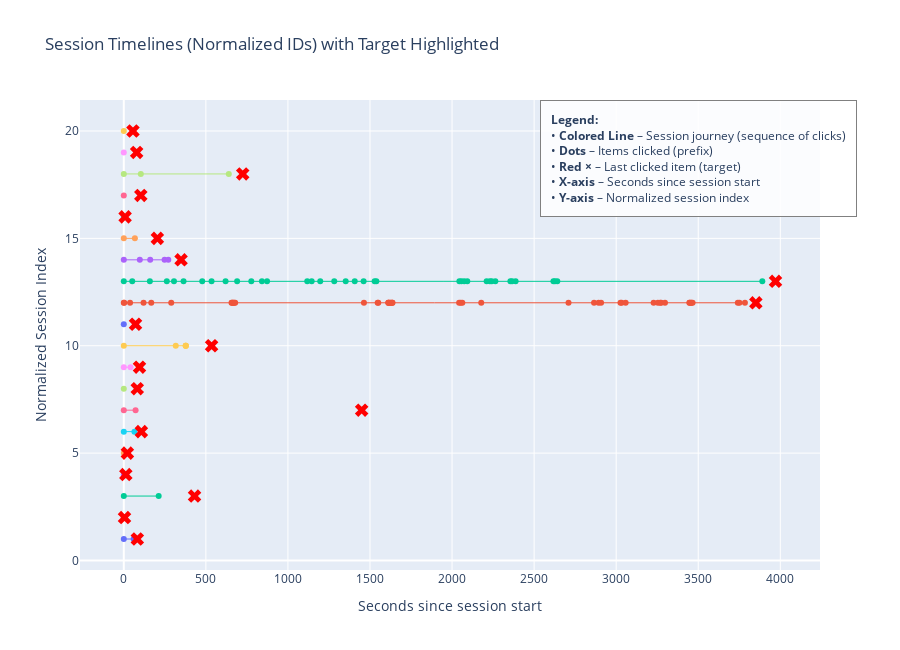

Notebook code for this chart:
### Code cell
fig.update_layout(
    title="Session Timelines (Normalized IDs) with Target Highlighted",
    xaxis_title="Seconds since session start",
    yaxis_title="Normalized Session Index",
    height=650,
    showlegend=False
)

### Figure 1 — Plotly figure (JSON) as saved in the notebook; plotly's stock layout.template omitted (floating-point values rounded to 4 significant figures)
{"data": [{"hoverinfo": "text", "hovertext": ["item 431", "item 1353"], "line": {"width": 1}, "marker": {"size": 6}, "mode": "lines+markers", "name": "Session 1", "type": "scatter", "x": [0.0, 60.05], "y": [1, 1]}, {"hoverinfo": "text", "hovertext": ["item 428"], "line": {"width": 1}, "marker": {"size": 6}, "mode": "lines+markers", "name": "Session 2", "type": "scatter", "x": [0.0], "y": [2]}, {"hoverinfo": "text", "hovertext": ["item 1061", "item 105"], "line": {"width": 1}, "marker": {"size": 6}, "mode": "lines+markers", "name": "Session 3", "type": "scatter", "x": [0.0, 212.5], "y": [3, 3]}, {"hoverinfo": "text", "hovertext": ["item 236"], "line": {"width": 1}, "marker": {"size": 6}, "mode": "lines+markers", "name": "Session 4", "type": "scatter", "x": [0.0], "y": [4]}, {"hoverinfo": "text", "hovertext": ["item 1031", "item 735"], "line": {"width": 1}, "marker": {"size": 6}, "mode": "lines+markers", "name": "Session 5", "type": "scatter", "x": [0.0, 7.32], "y": [5, 5]}, {"hoverinfo": "text", "hovertext": ["item 3019", "item 6121"], "line": {"width": 1}, "marker": {"size": 6}, "mode": "lines+markers", "name": "Session 6", "type": "scatter", "x": [0.0, 64.72], "y": [6, 6]}, {"hoverinfo": "text", "hovertext": ["item 1304", "item 1304"], "line": {"width": 1}, "marker": {"size": 6}, "mode": "lines+markers", "name": "Session 7", "type": "scatter", "x": [0.0, 71.89], "y": [7, 7]}, {"hoverinfo": "text", "hovertext": ["item 2"], "line": {"width": 1}, "marker": {"size": 6}, "mode": "lines+markers", "name": "Session 8", "type": "scatter", "x": [0.0], "y": [8]}, {"hoverinfo": "text", "hovertext": ["item 2217", "item 16634"], "line": {"width": 1}, "marker": {"size": 6}, "mode": "lines+markers", "name": "Session 9", "type": "scatter", "x": [0.0, 40.93], "y": [9, 9]}, {"hoverinfo": "text", "hovertext": ["item 4338", "item 690", "item 4338", "item 4338", "item 4338"], "line": {"width": 1}, "marker": {"size": 6}, "mode": "lines+markers", "name": "Session 10", "type": "scatter", "x": [0.0, 316.7, 377.4, 377.5, 377.6], "y": [10, 10, 10, 10, 10]}, {"hoverinfo": "text", "hovertext": ["item 3521"], "line": {"width": 1}, "marker": {"size": 6}, "mode": "lines+markers", "name": "Session 11", "type": "scatter", "x": [0.0], "y": [11]}, {"hoverinfo": "text", "hovertext": ["item 300", "item 163", "item 300", "item 807", "item 6", "item 32", "item 129", "item 1238", "item 1407", "item 40", "item 57", "item 45", "item 2507", "item 32", "item 110", "item 421", "item 1384", "item 173", "item 604", "item 7", "item 2805", "item 1568", "item 809", "item 5344", "item 2925", "item 11463", "item 2925", "item 2234", "item 1320", "item 272", "item 42", "item 809", "item 809", "item 32", "item 1265", "item 1972", "item 3724", "item 897", "item 19", "item 1549", "item 2071", "item 1718", "item 2874", "item 2110", "item 4227", "item 8983", "item 531"], "line": {"width": 1}, "marker": {"size": 6}, "mode": "lines+markers", "name": "Session 12", "type": "scatter", "x": [0.0, 2.403, 38.05, 120.4, 167.3, 289.0, 656.4, 659.7, 664.3, 667.8, 673.3, 678.6, 1463.0, 1547.0, 1550.0, 1612.0, 1612.0, 1613.0, 1621.0, 1625.0, 1632.0, 1635.0, 1637.0, 2043.0, 2053.0, 2063.0, 2178.0, 2710.0, 2865.0, 2893.0, 2908.0, 3026.0, 3033.0, 3058.0, 3228.0, 3254.0, 3268.0, 3274.0, 3297.0, 3446.0, 3448.0, 3455.0, 3459.0, 3466.0, 3741.0, 3751.0, 3784.0], "y": [12, 12, 12, 12, 12, 12, 12, 12, 12, 12, 12, 12, 12, 12, 12, 12, 12, 12, 12, 12, 12, 12, 12, 12, 12, 12, 12, 12, 12, 12, 12, 12, 12, 12, 12, 12, 12, 12, 12, 12, 12, 12, 12, 12, 12, 12, 12]}, {"hoverinfo": "text", "hovertext": ["item 229", "item 217", "item 647", "item 246", "item 647", "item 217", "item 246", "item 229", "item 647", "item 229", "item 1708", "item 1441", "item 603", "item 229", "item 603", "item 229", "item 7643", "item 8671", "item 4613", "item 5069", "item 5069", "item 8671", "item 5069", "item 5069", "item 8671", "item 229", "item 3299", "item 5069", "item 8671", "item 229", "item 5069", "item 8671", "item 229", "item 5069", "item 8671", "item 229", "item 229"], "line": {"width": 1}, "marker": {"size": 6}, "mode": "lines+markers", "name": "Session 13", "type": "scatter", "x": [0.0, 51.37, 158.9, 262.0, 305.8, 364.1, 477.8, 534.8, 620.2, 690.5, 776.8, 841.5, 872.9, 1118.0, 1145.0, 1197.0, 1282.0, 1352.0, 1407.0, 1461.0, 1528.0, 1539.0, 2044.0, 2057.0, 2074.0, 2093.0, 2211.0, 2230.0, 2242.0, 2264.0, 2355.0, 2366.0, 2387.0, 2618.0, 2627.0, 2641.0, 3890.0], "y": [13, 13, 13, 13, 13, 13, 13, 13, 13, 13, 13, 13, 13, 13, 13, 13, 13, 13, 13, 13, 13, 13, 13, 13, 13, 13, 13, 13, 13, 13, 13, 13, 13, 13, 13, 13, 13]}, {"hoverinfo": "text", "hovertext": ["item 598", "item 611", "item 177", "item 755", "item 473"], "line": {"width": 1}, "marker": {"size": 6}, "mode": "lines+markers", "name": "Session 14", "type": "scatter", "x": [0.0, 97.63, 160.8, 248.5, 271.2], "y": [14, 14, 14, 14, 14]}, {"hoverinfo": "text", "hovertext": ["item 2250", "item 3465"], "line": {"width": 1}, "marker": {"size": 6}, "mode": "lines+markers", "name": "Session 15", "type": "scatter", "x": [0.0, 67.4], "y": [15, 15]}, {"hoverinfo": "text", "hovertext": ["item 15250"], "line": {"width": 1}, "marker": {"size": 6}, "mode": "lines+markers", "name": "Session 16", "type": "scatter", "x": [0.0], "y": [16]}, {"hoverinfo": "text", "hovertext": ["item 19255"], "line": {"width": 1}, "marker": {"size": 6}, "mode": "lines+markers", "name": "Session 17", "type": "scatter", "x": [0.0], "y": [17]}, {"hoverinfo": "text", "hovertext": ["item 107", "item 104", "item 202"], "line": {"width": 1}, "marker": {"size": 6}, "mode": "lines+markers", "name": "Session 18", "type": "scatter", "x": [0.0, 103.7, 639.9], "y": [18, 18, 18]}, {"hoverinfo": "text", "hovertext": ["item 2396"], "line": {"width": 1}, "marker": {"size": 6}, "mode": "lines+markers", "name": "Session 19", "type": "scatter", "x": [0.0], "y": [19]}, {"hoverinfo": "text", "hovertext": ["item 881"], "line": {"width": 1}, "marker": {"size": 6}, "mode": "lines+markers", "name": "Session 20", "type": "scatter", "x": [0.0], "y": [20]}, {"hoverinfo": "text", "hovertext": ["target 319", "target 428", "target 1488", "target 3", "target 55", "target 1961", "target 2", "target 50", "target 3849", "target 244", "target 5978", "target 2057", "target 229", "target 3891", "target 2250", "target 15250", "target 890", "target 99", "target 1578", "target 221"], "marker": {"color": "red", "size": 12, "symbol": "x"}, "mode": "markers", "name": "Target (last item)", "type": "scatter", "x": [82.41, 4.299, 431.0, 12.35, 21.8, 107.0, 1449.0, 82.06, 95.56, 534.9, 71.39, 3851.0, 3971.0, 348.9, 204.4, 7.955, 103.7, 724.6, 78.3, 55.9], "y": [1, 2, 3, 4, 5, 6, 7, 8, 9, 10, 11, 12, 13, 14, 15, 16, 17, 18, 19, 20]}], "layout": {"annotations": [{"align": "left", "bgcolor": "rgba(255,255,255,0.85)", "bordercolor": "gray", "borderpad": 10, "borderwidth": 1, "font": {"size": 12}, "showarrow": false, "text": "<b>Legend:</b><br>• <b>Colored Line</b> – Session journey (sequence of clicks)<br>• <b>Dots</b> – Items clicked (prefix)<br>• <b>Red ×</b> – Last clicked item (target)<br>• <b>X-axis</b> – Seconds since session start<br>• <b>Y-axis</b> – Normalized session index", "x": 1.05, "xref": "paper", "y": 1, "yref": "paper"}], "height": 650, "showlegend": false, "title": {"text": "Session Timelines (Normalized IDs) with Target Highlighted"}, "xaxis": {"title": {"text": "Seconds since session start"}}, "yaxis": {"title": {"text": "Normalized Session Index"}}}}
